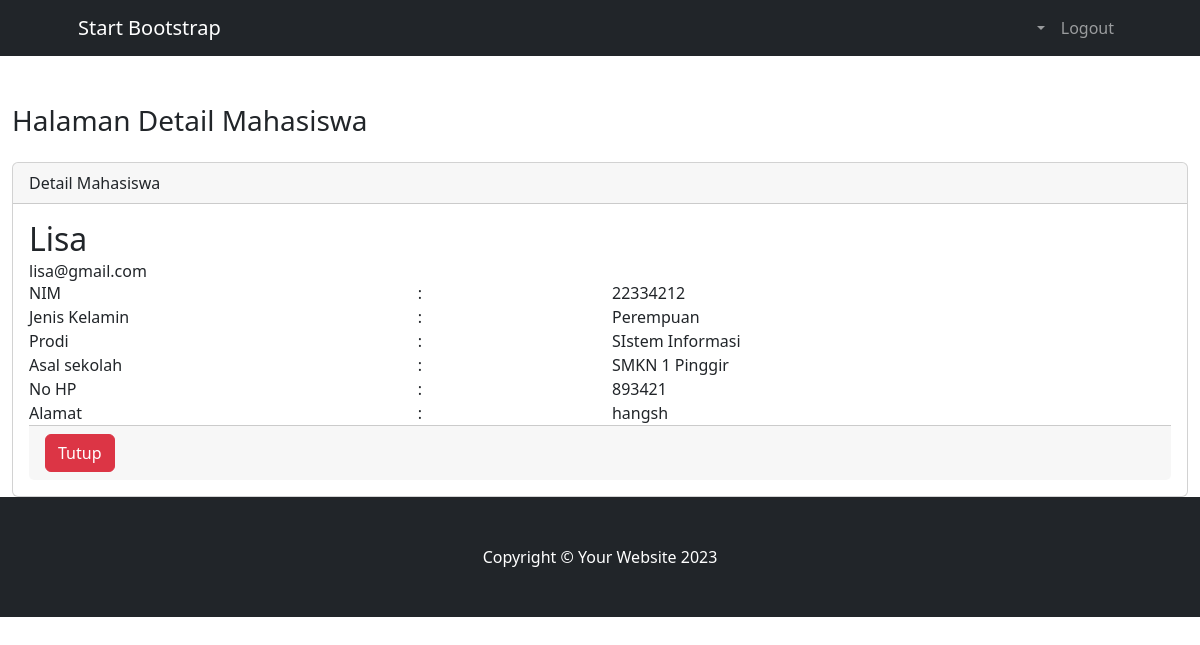
Screenshot of /Mahasiswa/detail/8 with the database file from the repository.
### tables this page shows
CREATE TABLE `mahasiswa` (
  `id` int(11) NOT NULL,
  `nama` varchar(255) NOT NULL,
  `nim` int(11) NOT NULL,
  `jenis_kelamin` varchar(15) NOT NULL,
  `email` varchar(100) NOT NULL,
  `prodi` varchar(100) NOT NULL,
  `asal_sekolah` varchar(100) NOT NULL,
  `no_hp` int(12) NOT NULL,
  `alamat` varchar(100) NOT NULL
);

CREATE TABLE `prodi` (
  `id` int(11) NOT NULL,
  `nama` varchar(255) NOT NULL,
  `ruangan` varchar(20) NOT NULL,
  `jurusan` varchar(50) NOT NULL,
  `akreditasi` varchar(15) NOT NULL,
  `nama_kaprodi` varchar(255) NOT NULL,
  `tahun_berdiri` int(10) NOT NULL,
  `output_lulusan` varchar(255) NOT NULL
);

### application/controllers/Mahasiswa.php (called while the page is built, shortened)
<?php
class Mahasiswa extends CI_Controller
{
    public function __construct()
    {
        $this->load->model('Mahasiswa_model');
        $this->load->model('Prodi_model');
    }
    public function detail($id)
    {
        $data['judul'] = "Halaman Detail Mahasiswa";
        $data['mahasiswa'] = $this->Mahasiswa_model->getById($id);
        $this->load->view("layout/header", $data);
        $this->load->view("mahasiswa/vw_detail_mahasiswa", $data);
        $this->load->view("layout/footer", $data);
    }
}

### index.php (called while the page is built, shortened)
<?php
require_once BASEPATH.'core/CodeIgniter.php';

### application/models/Mahasiswa_model.php (called while the page is built, shortened)
<?php
class Mahasiswa_model extends CI_Model
{
    public function getById($id)
    {
        $this->db->select('m.*,p.nama as prodi');
        $this->db->from('mahasiswa m');
        $this->db->join('prodi p', 'm.prodi = p.id');
        $this->db->where ('m.id', $id);
        $query = $this->db->get();
        return $query->row_array();
    }
}
?>

### application/views/mahasiswa/vw_detail_mahasiswa.php (the view)
<div class="container-fluid">
    <h1 class="h3 mt-5 mb-4 text-gray-800"><?php echo $judul; ?></h1>
    <div class="row">
        <div class="col-md-12">
            <div class="card">
                <div class="card-header">
                    Detail Mahasiswa
                </div>
                <div class="card-body">
                    <h2 class="card-title"><?= $mahasiswa['nama']; ?></h2>
                    <h6 class="card-subtitle mb-2-muted"><?= $mahasiswa['email']; ?></h6>
                    <div class="row">
                        <div class="col-md-4">NIM</div>
                        <div class="col-md-2">:</div>
                        <div class="col-md-6"><?= $mahasiswa['nim']; ?></div>
                    </div>
                    <div class="row">
                        <div class="col-md-4">Jenis Kelamin</div>
                        <div class="col-md-2">:</div>
                        <div class="col-md-6"><?= $mahasiswa['jenis_kelamin']; ?></div>
                    </div>
                    <div class="row">
                        <div class="col-md-4">Prodi</div>
                        <div class="col-md-2">:</div>
                        <div class="col-md-6"><?= $mahasiswa['prodi']; ?></div>
                    </div>
                    <div class="row">
                        <div class="col-md-4">Asal sekolah</div>
                        <div class="col-md-2">:</div>
                        <div class="col-md-6"><?= $mahasiswa['asal_sekolah']; ?></div>
                    </div>
                    <div class="row">
                        <div class="col-md-4">No HP</div>
                        <div class="col-md-2">:</div>
                        <div class="col-md-6"><?= $mahasiswa['no_hp']; ?></div>
                    </div>
                    <div class="row">
                        <div class="col-md-4">Alamat</div>
                        <div class="col-md-2">:</div>
                        <div class="col-md-6"><?= $mahasiswa['alamat']; ?></div>
                    </div>
                    <div class="card-footer justify-content-center">
                        <a href="<?= site_url('Mahasiswa') ?>"class="btn btn-danger">Tutup</a>
                    </div>
                </div>
            </div>
        </div>
    </div>
</div>

### rows the page displays
mahasiswa: nama "Lisa", email "lisa@gmail.com", nim "22334212", jenis_kelamin "Perempuan", prodi.nama "SIstem Informasi", asal_sekolah "SMKN 1 Pinggir", no_hp "893421", alamat "hangsh"

### other values shown
$judul "Halaman Detail Mahasiswa"
